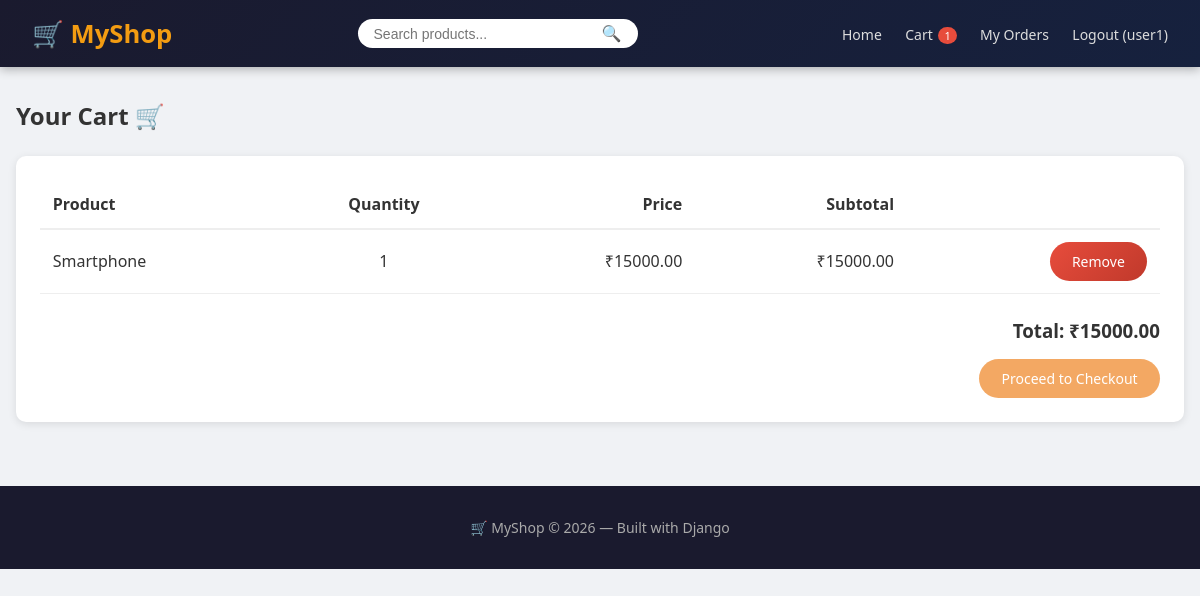
The app's page /cart/ (signed in), older data.
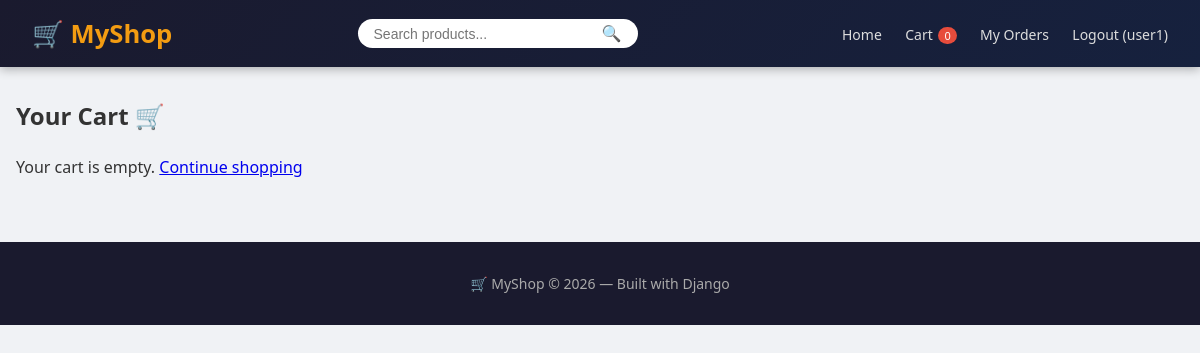
The same page, newer data.
### store/models.py (models this page shows, shortened)
class OrderItem(models.Model):
    order    = models.ForeignKey(Order, on_delete=models.CASCADE, related_name='items')
    product  = models.ForeignKey(Product, on_delete=models.CASCADE)
    quantity = models.IntegerField(default=1)
    price    = models.DecimalField(max_digits=10, decimal_places=2)

class Product(models.Model):
    name        = models.CharField(max_length=200)
    description = models.TextField()
    price       = models.DecimalField(max_digits=10, decimal_places=2)
    image       = models.ImageField(upload_to='products/', blank=True, null=True)
    stock       = models.IntegerField(default=0)
    created_at  = models.DateTimeField(auto_now_add=True)

### store/views.py (the view)
# urls.py: path('cart/', views.cart_view, name='cart'),
@login_required
def cart_view(request):
    order, created = Order.objects.get_or_create(user=request.user, status='pending')
    items = order.items.all()
    total = sum(item.price * item.quantity for item in items)
    return render(request, 'store/cart.html', {
        'items': items,
        'total': total,
        'cart_count': get_cart_count(request)
    })

### store/views.py (called while the page is built)
def get_cart_count(request):
    if request.user.is_authenticated:
        order = Order.objects.filter(user=request.user, status='pending').first()
        if order:
            return order.items.count()
    return 0

### templates/store/cart.html
{% extends 'store/base.html' %}
{% block content %}
<h2 style="margin-bottom:1.5rem">Your Cart 🛒</h2>
{% if items %}
<div style="background:white; border-radius:10px; padding:1.5rem; box-shadow:0 2px 8px rgba(0,0,0,0.1)">
    <table style="width:100%; border-collapse:collapse">
        <thead>
            <tr style="border-bottom:2px solid #eee">
                <th style="padding:0.8rem; text-align:left">Product</th>
                <th style="padding:0.8rem; text-align:center">Quantity</th>
                <th style="padding:0.8rem; text-align:right">Price</th>
                <th style="padding:0.8rem; text-align:right">Subtotal</th>
                <th style="padding:0.8rem"></th>
            </tr>
        </thead>
        <tbody>
            {% for item in items %}
            <tr style="border-bottom:1px solid #eee">
                <td style="padding:0.8rem">{{ item.product.name }}</td>
                <td style="padding:0.8rem; text-align:center">{{ item.quantity }}</td>
                <td style="padding:0.8rem; text-align:right">₹{{ item.price }}</td>
                <td style="padding:0.8rem; text-align:right">₹{{ item.price|floatformat:2 }}</td>
                <td style="padding:0.8rem; text-align:right">
                    <a href="/cart/remove/{{ item.pk }}/" class="btn btn-danger">Remove</a>
                </td>
            </tr>
            {% endfor %}
        </tbody>
    </table>
    <div style="text-align:right; margin-top:1.5rem">
        <h3 style="margin-bottom:1rem">Total: ₹{{ total }}</h3>
        <a href="/checkout/" class="btn">Proceed to Checkout</a>
    </div>
</div>
{% else %}
    <p>Your cart is empty. <a href="/">Continue shopping</a></p>
{% endif %}
{% endblock %}

### templates/store/base.html (shortened to what this page needs)
<!DOCTYPE html>
<html lang="en">
<head>
</head>
<body>
<nav>
    <a href="/" class="logo">🛒 MyShop</a>
    <form method="GET" action="/" class="search-bar">
        <input type="text" name="q" placeholder="Search products..." value="{{ request.GET.q }}">
        <button type="submit">🔍</button>
    </form>
    <div class="nav-links">
        <a href="/">Home</a>
        <a href="/cart/">Cart <span class="cart-badge">{{ cart_count }}</span></a>
        <a href="/orders/">My Orders</a>
        {% if user.is_authenticated %}
            <a href="/logout/">Logout ({{ user.username }})</a>
        {% else %}
            <a href="/login/">Login</a>
            <a href="/register/">Register</a>
        {% endif %}
    </div>
</nav>
<div class="container">
    {% block content %}{% endblock %}
</div>
<footer>
    <p>🛒 MyShop &copy; 2026 — Built with Django</p>
</footer>
</body>
</html>

Row changes from the older to the newer data that the page shows:
removed OrderItem: product.name "Smartphone", quantity "1", price "15000.00"
Text that changed along with them:
{{ cart_count }}: "1" → "0"
{{ total }}: "15000.00" → (not shown)
text no longer shown: "Product Quantity Price Subtotal Total: ₹ Proceed to Checkout"
text now shown: "Your cart is empty. Continue shopping"
